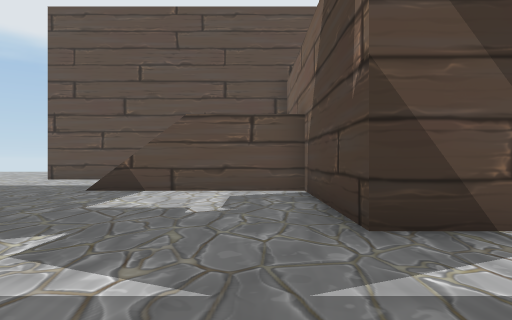
view 1 (above)

24 first-person views from a walk through a Unity game level. The camera is 1.3 m above the floor, looks level and sees 75° across. The floor is counted in squares, 2 m on a side. Each view is taken from the middle of a square. On the plan, view 1 faces up. The plan holds only what a view shows up to about 10 squares ahead; the rest is blank. The place goes on beyond the plan. Some surface patterns are stand-ins.

view 2
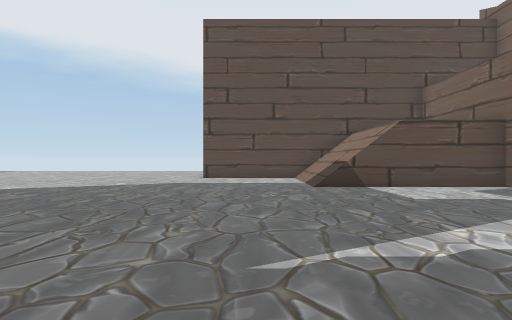

view 3
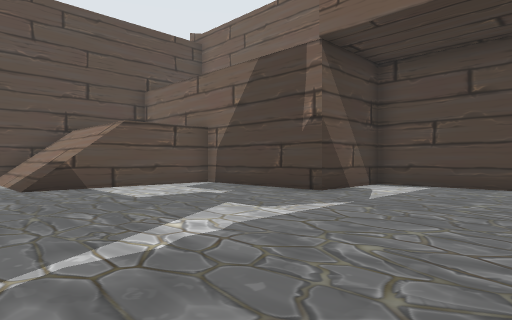

view 4
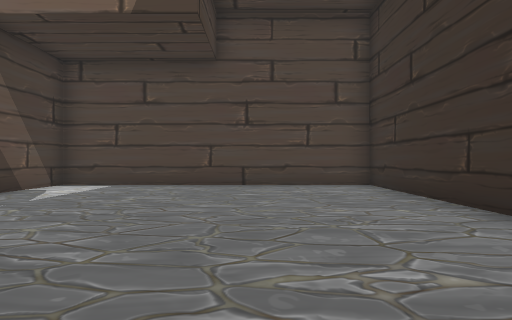

view 5
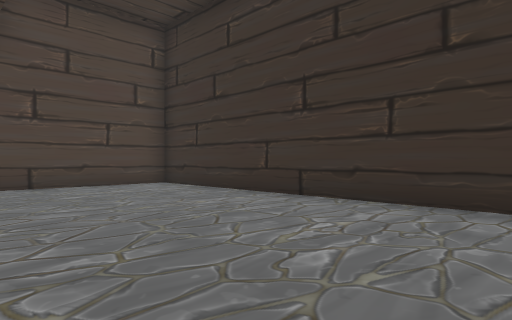

view 6
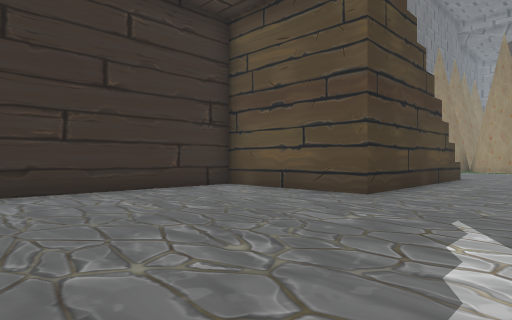

view 7
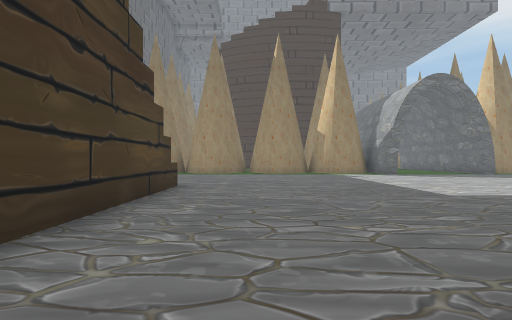

view 8
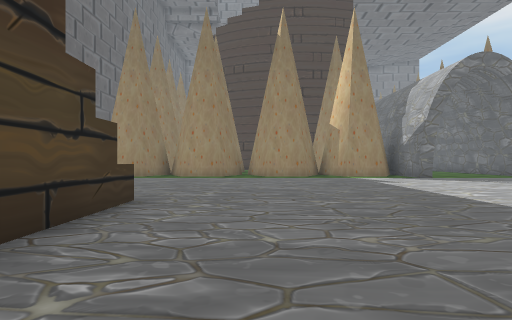

view 9
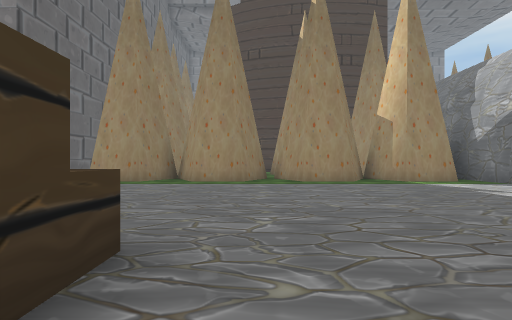

view 10
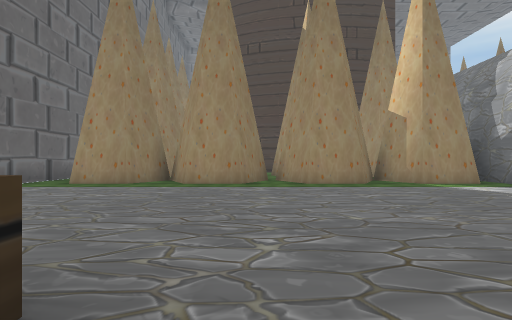

view 11
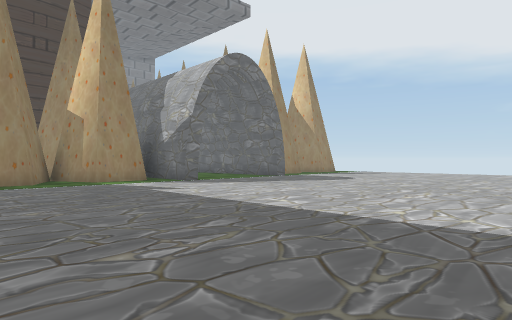

view 12
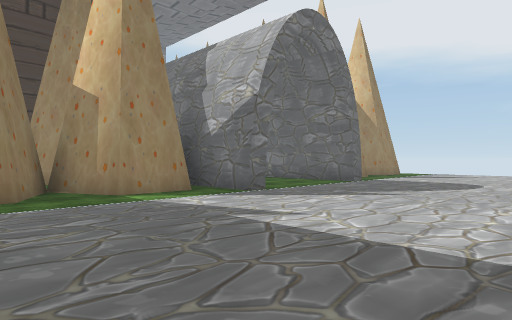

view 13
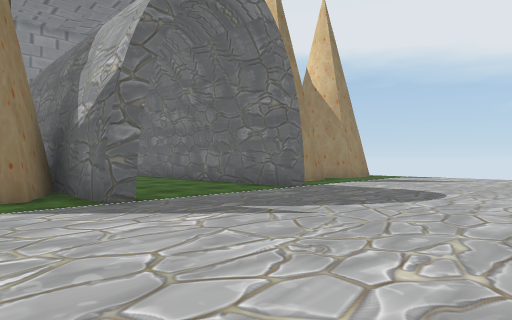

view 14
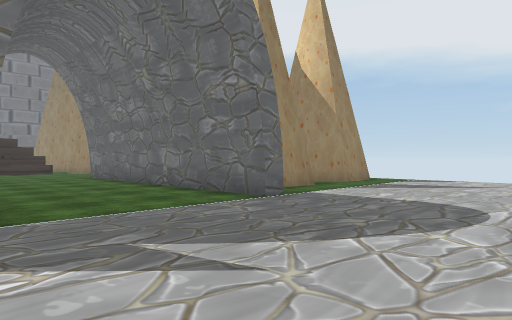

view 15
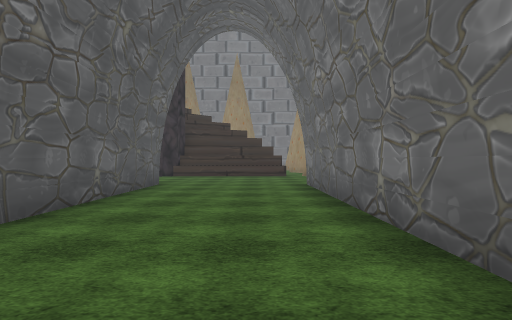

view 16
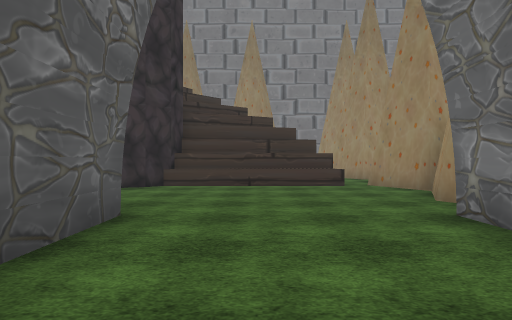

view 17
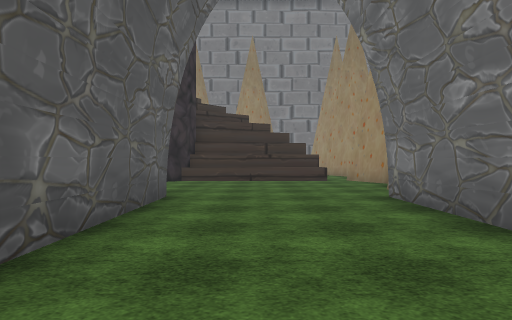

view 18
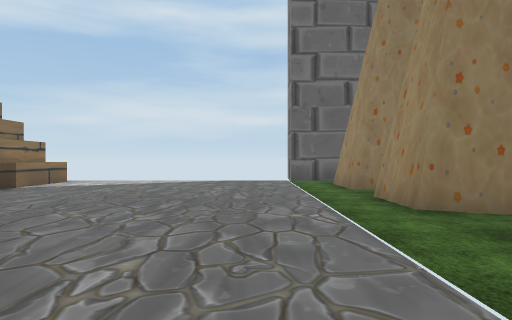

view 19
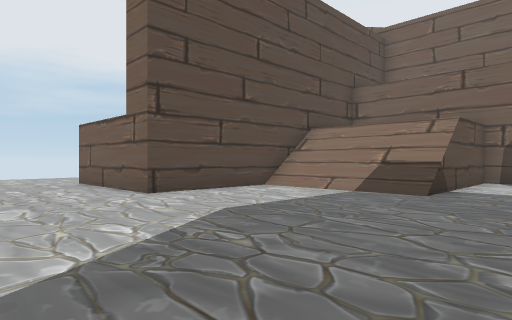

view 20
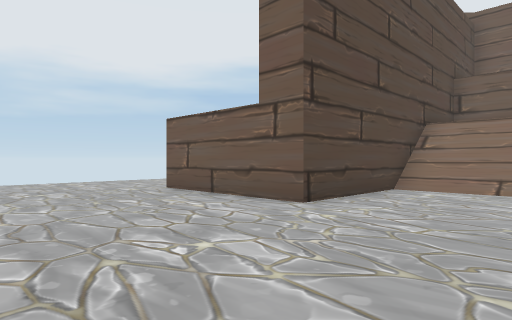

view 21
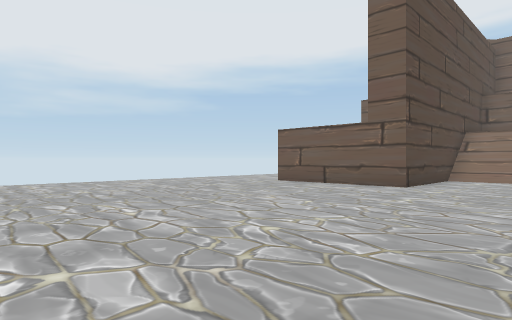

view 22
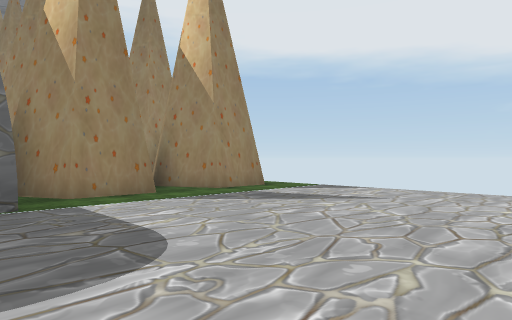

view 23
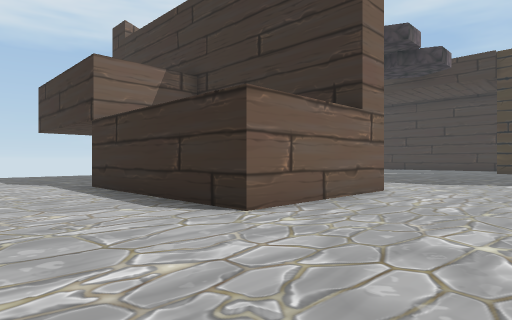

view 24
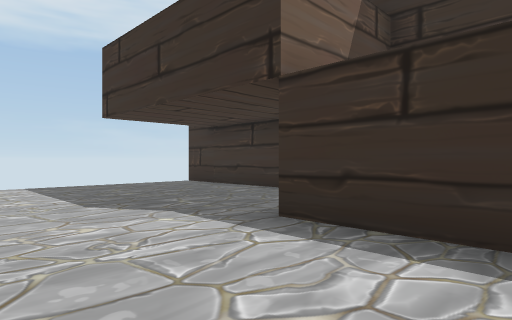

### Floor plan
Points are (right, up) in squares from view 1. A wall is a line through its corners. A room is listed if a view was taken in it or the views show most of it. See-through windows are left out.
Room 1 (views 1, 2, 3, 4, 5, 6, 7, 8, 9, 10, 11, 12, 13, 14, 15, 16, 17, 18, 19, 20, 21, 22, 23, 24)
walls: (-20.1, 7.5) (-20.1, 7.1) (-23.6, 7.1); (-13.5, -1) (-7, -1) (-7, -5) (3.7, -5) (3.7, 3) (1, 3) (1, 10.1); (-20.1, 11.9) (-20.1, 11.3) (-29, 11.3); (-2.5, 7.1) (-3.5, 7.1); (-22.8, 6.9) (-21.2, 6.1) (-21.2, 4.6) (-22.9, 3.8) (-21.2, 3) (-21.2, 1.5) (-22, 1.1); (-21.2, 14.4) (-21.2, 12.8) (-22.5, 12.1); (-22.1, 0) (-21.2, -0.4) (-21.2, -1.9) (-22, -2.3); (0.1, 11.1) (-6.9, 11.1) (-6.9, 15.1) (-1.4, 15.1); (-13.4, -5.9) (-13.4, -3.2); (-12.7, -6) (-12.7, -4.1); (-21.2, 17.5) (-21.2, 15.9) (-22.7, 15.2); (1.1, 12) (4.1, 12); (-22.1, -3.2) (-21.2, -3.6) (-21.2, -5.1); (-22, -6.5) (-20.5, -6.5); (-29, 7.4) (-23.2, 7.4); (-30.3, 11.9) (-32, 12.8) (-33.7, 11.9); (-34.1, 11.2) (-33.7, 7) (-33, 6.4) (-32.8, 5.8)
low walls: (-33.3, 11.2) (-33.3, 6.6)

Where each view was taken, in squares from view 1:
view 1: 0 up, 0 right, facing up
view 2: 1 down, 5 left, facing up
view 3: 1 down, 5 left, facing up-right
view 4: 2 down, 5 left, facing right
view 5: 0 up, 5 left, facing down-right
view 6: 2 up, 1 left, facing down-left
view 7: 1 up, 5 left, facing left
view 8: 1 up, 8 left, facing left
view 9: 0 up, 11 left, facing left
view 10: 0 up, 12 left, facing left
view 11: 1 up, 11 left, facing up-left
view 12: 2 up, 15 left, facing up-left
view 13: 5 up, 15 left, facing up-left
view 14: 7 up, 16 left, facing up-left
view 15: 10 up, 20 left, facing left
view 16: 9 up, 25 left, facing left
view 17: 9 up, 23 left, facing left
view 18: 4 up, 19 left, facing down
view 19: 5 up, 10 left, facing up-right
view 20: 8 up, 11 left, facing up-right
view 21: 8 up, 15 left, facing up-right
view 22: 11 up, 15 left, facing up-left
view 23: 18 up, 10 left, facing down-right
view 24: 18 up, 4 left, facing down-right
